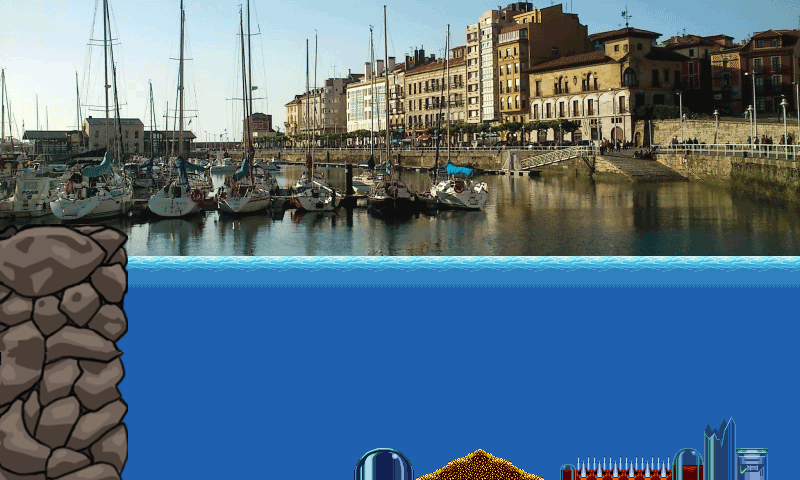

A level layout from a 2D game, rendered from its tile map. Below: a short description, then the map file with tile-grid data replaced by summaries:
An orthogonal 25x15 tile map with 32x32 px tiles, 2 tile layers (Capa de Patrones 1, colision), 2 tilesets, 1 image layer.

<map version="1.0" orientation="orthogonal" width="25" height="15" tilewidth="32" tileheight="32">
 <tileset firstgid="1" name="fondomarino" tilewidth="32" tileheight="32">
  <image source="../images/fondomarino.png" width="512" height="608" />
 </tileset>
 <tileset firstgid="305" name="stone" tilewidth="32" tileheight="32">
  <image source="../images/stone.png" width="390" height="390" />
 </tileset>
 <imagelayer name="bg" width="25" height="15">
  <image source="../images/gijon.png" />
 </imagelayer>
 <layer name="Capa de Patrones 1" width="25" height="15">
  <properties>
   <property name="type" value="0" />
  </properties>
  <data>[375 cells, 175 non-empty, 14 distinct tile ids]</data>
 </layer>
 <layer name="colision" width="25" height="15">
  <properties>
   <property name="collision" value="true" />
  </properties>
  <data>[375 cells, 32 non-empty, 32 distinct tile ids]</data>
 </layer>
</map>
